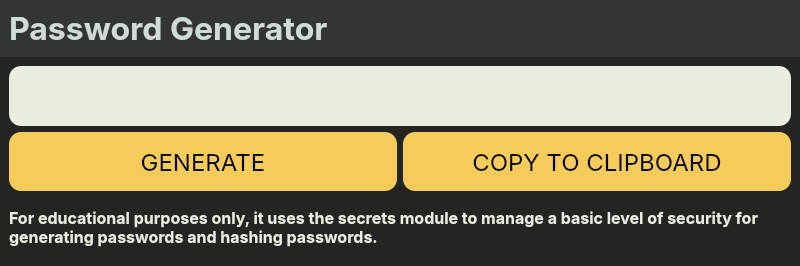
<?xml version="1.0" encoding="UTF-8"?>
<ui version="4.0">
 <class>PasswordGeneratorWindow</class>
 <widget class="QMainWindow" name="PasswordGeneratorWindow">
  <property name="geometry">
   <rect>
    <x>0</x>
    <y>0</y>
    <width>800</width>
    <height>266</height>
   </rect>
  </property>
  <property name="minimumSize">
   <size>
    <width>800</width>
    <height>266</height>
   </size>
  </property>
  <property name="maximumSize">
   <size>
    <width>800</width>
    <height>266</height>
   </size>
  </property>
  <property name="windowTitle">
   <string>Password Generator</string>
  </property>
  <widget class="QWidget" name="mainWidget">
   <layout class="QVBoxLayout" name="verticalLayout">
    <property name="spacing">
     <number>0</number>
    </property>
    <property name="leftMargin">
     <number>0</number>
    </property>
    <property name="topMargin">
     <number>0</number>
    </property>
    <property name="rightMargin">
     <number>0</number>
    </property>
    <property name="bottomMargin">
     <number>0</number>
    </property>
    <item>
     <widget class="QFrame" name="headerFrame">
      <property name="styleSheet">
       <string notr="true">QFrame {
	color: #CFDBD5;
	background-color: #333533
}</string>
      </property>
      <property name="frameShape">
       <enum>QFrame::NoFrame</enum>
      </property>
      <property name="frameShadow">
       <enum>QFrame::Plain</enum>
      </property>
      <layout class="QVBoxLayout" name="verticalLayout_2">
       <item>
        <widget class="QLabel" name="headerLbl">
         <property name="font">
          <font>
           <family>Inter</family>
           <pointsize>24</pointsize>
           <weight>75</weight>
           <bold>true</bold>
          </font>
         </property>
         <property name="text">
          <string>Password Generator</string>
         </property>
        </widget>
       </item>
      </layout>
     </widget>
    </item>
    <item>
     <widget class="QFrame" name="generatorFrame">
      <property name="sizePolicy">
       <sizepolicy hsizetype="Preferred" vsizetype="MinimumExpanding">
        <horstretch>0</horstretch>
        <verstretch>0</verstretch>
       </sizepolicy>
      </property>
      <property name="styleSheet">
       <string notr="true">QFrame {
	background-color: #242423;
	color: #E8EDDF
}
QPushButton {
	background-color: #F5CB5C;
	color: black;
	border-radius: 12px
}
QPushButton:hover {
	background-color: #333533;
	color: white;
}
QLineEdit {
	background-color: #E8EDDF;
	color: #242423;
	border-radius: 12px;
}
</string>
      </property>
      <property name="frameShape">
       <enum>QFrame::NoFrame</enum>
      </property>
      <property name="frameShadow">
       <enum>QFrame::Plain</enum>
      </property>
      <layout class="QVBoxLayout" name="verticalLayout_3">
       <item>
        <widget class="QLineEdit" name="generateLineEdit">
         <property name="sizePolicy">
          <sizepolicy hsizetype="Expanding" vsizetype="Preferred">
           <horstretch>0</horstretch>
           <verstretch>0</verstretch>
          </sizepolicy>
         </property>
         <property name="font">
          <font>
           <family>Inter</family>
           <pointsize>20</pointsize>
           <weight>75</weight>
           <bold>true</bold>
          </font>
         </property>
         <property name="cursor">
          <cursorShape>ArrowCursor</cursorShape>
         </property>
         <property name="alignment">
          <set>Qt::AlignCenter</set>
         </property>
        </widget>
       </item>
       <item>
        <widget class="QFrame" name="btnsFrame">
         <property name="frameShape">
          <enum>QFrame::NoFrame</enum>
         </property>
         <property name="frameShadow">
          <enum>QFrame::Plain</enum>
         </property>
         <layout class="QHBoxLayout" name="horizontalLayout">
          <property name="spacing">
           <number>6</number>
          </property>
          <property name="leftMargin">
           <number>0</number>
          </property>
          <property name="topMargin">
           <number>0</number>
          </property>
          <property name="rightMargin">
           <number>0</number>
          </property>
          <property name="bottomMargin">
           <number>0</number>
          </property>
          <item>
           <widget class="QPushButton" name="generateBtn">
            <property name="sizePolicy">
             <sizepolicy hsizetype="Minimum" vsizetype="Preferred">
              <horstretch>0</horstretch>
              <verstretch>0</verstretch>
             </sizepolicy>
            </property>
            <property name="font">
             <font>
              <family>Inter</family>
              <pointsize>18</pointsize>
             </font>
            </property>
            <property name="cursor">
             <cursorShape>PointingHandCursor</cursorShape>
            </property>
            <property name="text">
             <string>GENERATE</string>
            </property>
           </widget>
          </item>
          <item>
           <widget class="QPushButton" name="copyBtn">
            <property name="sizePolicy">
             <sizepolicy hsizetype="Minimum" vsizetype="Preferred">
              <horstretch>0</horstretch>
              <verstretch>0</verstretch>
             </sizepolicy>
            </property>
            <property name="font">
             <font>
              <family>Inter</family>
              <pointsize>18</pointsize>
             </font>
            </property>
            <property name="cursor">
             <cursorShape>PointingHandCursor</cursorShape>
            </property>
            <property name="text">
             <string>COPY TO CLIPBOARD</string>
            </property>
           </widget>
          </item>
         </layout>
        </widget>
       </item>
       <item>
        <widget class="QLabel" name="disclaimerLbl">
         <property name="font">
          <font>
           <family>Inter</family>
           <pointsize>12</pointsize>
           <weight>75</weight>
           <bold>true</bold>
          </font>
         </property>
         <property name="text">
          <string>For educational purposes only, it uses the secrets module to manage a basic level of security for generating passwords and hashing passwords.</string>
         </property>
         <property name="wordWrap">
          <bool>true</bool>
         </property>
        </widget>
       </item>
      </layout>
     </widget>
    </item>
   </layout>
  </widget>
 </widget>
 <resources/>
 <connections/>
</ui>
